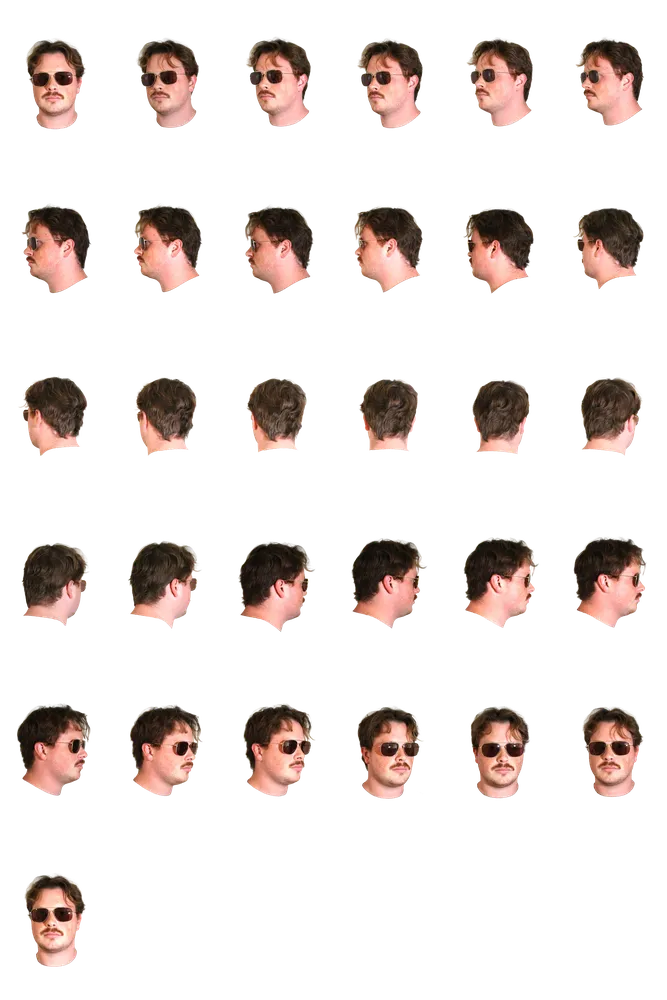
#> input picture tools/dark-head-pipeline/backup/sprite-sheet-dark-staggered-31frame.webp, 667 x 1000 px, shrunk from 5760 x 8640 before the run
$ python make_head.py backup/sprite-sheet-dark-staggered-31frame.webp out.png 5 5 1.0
#> lines starting #> are read from the running program, lines starting #| are printed output that depends on the picture; after the words box and inside, x2 and y2 are one past the last pixel; in counts of white or black regions, pixels touching at a corner belong together
"""Build a neck-less head cut-out from a full head+neck PNG.

The neck is removed with a superellipse cap: above `y0` the artwork's own
silhouette is kept untouched, and from `y0` down the allowed half-width
follows (1 - t**n)**(1/n), which holds the jaw near full width and then
rounds off — a plain ellipse (n=2) would start narrowing at the jaw and
carve into it. The edge is feathered so the cut doesn't read as a hard
horizontal chop.
"""
from PIL import Image
import numpy as np
import json
import sys


def build(src, y0, B, n=3.0, feather=1.5, alpha_threshold=40):
#> called with y0 = 5, B = 5, n = 1, feather = 1.5, alpha_threshold = 40
    im = Image.open(src).convert("RGBA")
#> im is the input picture: PIL image 667x1000 RGBA; mean R, G, B, A 42, 33.4, 30.2, 49.5
    a = np.array(im).astype(np.float32)
    alpha = a[..., 3]
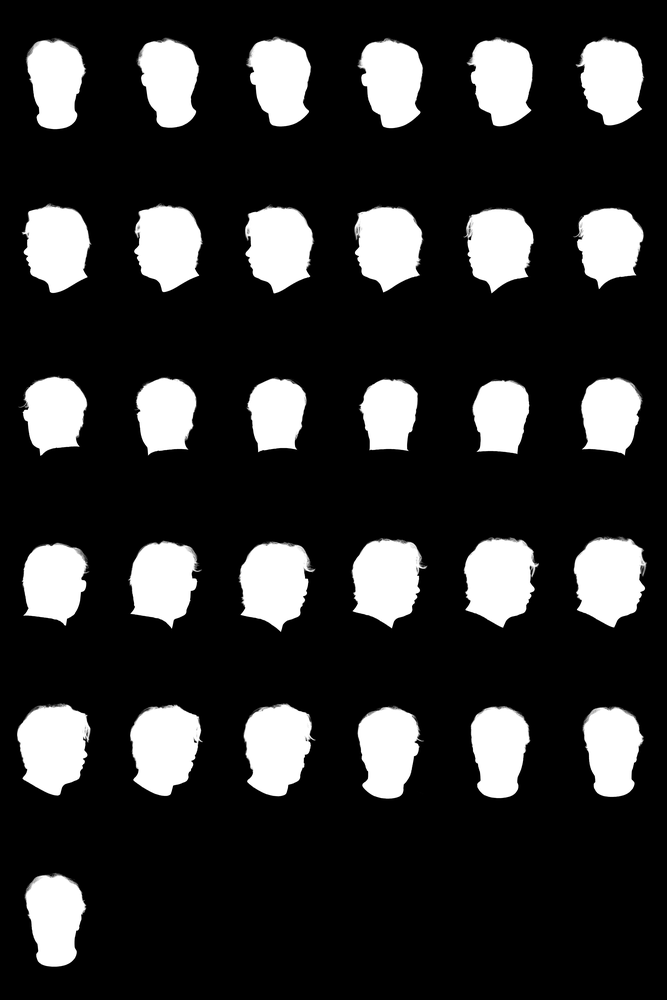
#> alpha: shape (1000, 667) float32; min 0, max 255, mean 49.5
    H, W = alpha.shape
#> H = 1000; W = 667
    op = alpha > alpha_threshold
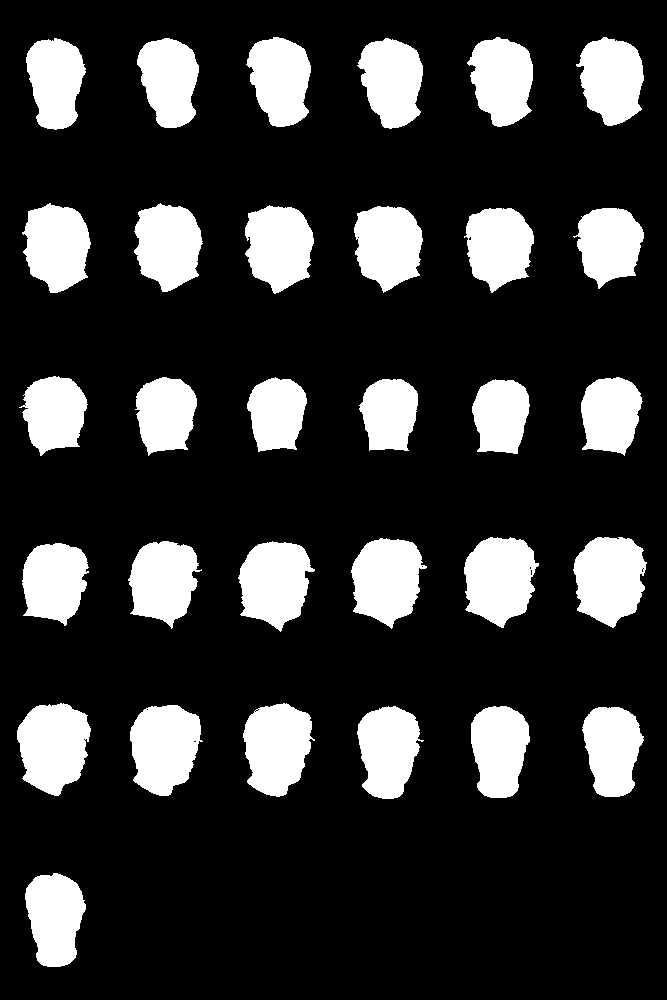
#> op: shape (1000, 667) bool; 20.1% white; 31 white regions, largest, box (x1, y1, x2, y2) and area: (17, 703, 91, 796) 5085, (573, 537, 647, 628) 5004, (464, 537, 539, 628) 4990
    yy, xx = np.mgrid[0:H, 0:W]

    idx = np.where(op[y0])[0]
#> idx = empty array
#> (the run stopped early here; a loop or call above may not have finished)
